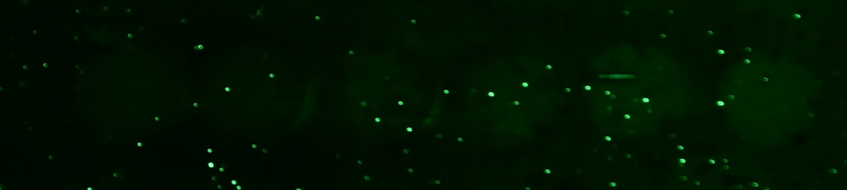
#> input picture 20261029/test image/Chi 20261014 B_8.png, 847 x 190 px
$ python b8_analysis.py
#> lines starting #> are read from the running program, lines starting #| are printed output that depends on the picture; after the words box and inside, x2 and y2 are one past the last pixel; in counts of white or black regions, pixels touching at a corner belong together
### 20261029/lod_analysis/lod_analysis.py
# -*- coding: utf-8 -*-
"""
灰塵雜訊對 LOD 的影響:比較多種影像處理方式(只處理樣本 ROI)

流程(與使用者 Excel「Chi 數據分析 20261029 Ozzy.xlsx」一致):
  灰階 = ImageJ 算法 (R+G+B)/3 → 每個樣本 3 個子 ROI 當 3 次量測 → 平均 / 標準差(ddof=1, 同 Excel STDEV)
  校正曲線:強度 = m·log10(C) + b(用 Excel 圖表的同一組濃度點)
  LOD = 10^((μ_blank + 3σ_blank − b) / m)

處理方式(全部只作用在樣本 ROI 內):
  Raw           原始平均(= ImageJ 直接量)
  Median3       3x3 中值濾波後平均
  Deglint       White Top-hat 偵測灰塵(K=4, kernel 9),灰塵像素不計入平均(= 程式現行分數)
  B             灰塵像素用鄰近顏色補(Telea inpaint)後平均
  B2            B 再處理一次(連灰塵光暈 2 px 一起補)後平均
  Deglint-k13   同 Deglint,kernel 13(抓得到較大的灰塵/氣泡)
  B2-k13        同 B2,kernel 13
  Deglint-k13-grow  kernel 13 偵測後,灰塵 + 外擴 2 px 光暈都不計入平均(排除版的 B2,不補任何數值)
  Median-ROI    子 ROI 的中位數(穩健統計,不需偵測)
  B2-k13-BG     B2-k13 再扣掉樣本外圈環形區的局部背景(中位數)→ 修正照明不均

用法:python lod_analysis.py      (light_intensity conda 環境)
輸出:results_*.csv、fig_*.png(本資料夾)
"""
import os, sys, csv
import numpy as np
import cv2

HERE = os.path.dirname(os.path.abspath(__file__))
IMG_DIR = os.path.join(HERE, "..", "test image")
K = 4.0
GROW = 2
# 重複量測的定義:sub = 樣本內 3 個不同位置的子 ROI;jitter = 整顆 ROI 重畫 3 次(位置偏移 ±3 px)
REP_MODE = sys.argv[1] if len(sys.argv) > 1 else "sub"

# 樣本由左到右的濃度標籤、初估中心、ROI 半徑;fit = Excel 圖表用的濃度點;blank = 算 LOD 的空白樣本
IMAGES = {
    "B-2(h)": dict(file="Chi 20261014 B_2 (h).png", r=30, y=(20, 145), half=45,
                   labels=["1e-13", "1e-11", "1e-9", "blank", "0", "1e-10", "control"],
                   guess=[75, 184, 295, 410, 509, 621, 727],
                   fit=["1e-13", "1e-11", "1e-10", "1e-9"], blank="blank",
                   excel={"1e-13": (28.641, 0.424), "1e-11": (33.572, 0.342), "1e-9": (45.617, 3.855),
                          "blank": (21.999, 1.432), "0": (23.064, 2.203), "1e-10": (36.593, 1.154),
                          "control": (48.782, 1.790)}),
    "B-2(l)": dict(file="Chi 20261014 B_2 (l).jpg", r=24, y=(15, 125), half=40,
                   labels=["1e-13", "1e-11", "1e-9", "blank", "0", "1e-10"],
                   guess=[62, 160, 255, 355, 462, 555],
                   fit=["1e-13", "1e-11", "1e-10", "1e-9"], blank="blank",
                   excel={"1e-13": (21.223, 0.602), "1e-11": (25.080, 0.216), "1e-9": (30.880, 3.029),
                          "blank": (15.437, 0.936), "0": (18.517, 2.060), "1e-10": (28.216, 0.959)}),
    "B-8": dict(file="Chi 20261014 B_8.png", r=30, y=(40, 150), half=50,
                labels=["blank", "1e-13", "1e-12", "1e-11", "1e-10", "1e-9"],
                guess=[134, 263, 386, 513, 638, 764],
                fit=["1e-13", "1e-12", "1e-11", "1e-10"], blank="blank",
                excel={"blank": (6.037, 0.100), "1e-13": (6.705, 0.153), "1e-12": (8.663, 0.247),
                       "1e-11": (11.180, 0.336), "1e-10": (13.694, 0.354), "1e-9": (12.016, 0.157)}),
}
METHODS = ["Raw", "Median3", "Deglint", "B", "B2", "Deglint-k13", "B2-k13", "Deglint-k13-grow", "Median-ROI", "B2-k13-BG"]


def load_gray(path):
    im = cv2.imdecode(np.fromfile(path, np.uint8), cv2.IMREAD_UNCHANGED)
    return im[..., :3].astype(np.float32).mean(-1)            # ImageJ RGB → 8-bit:(R+G+B)/3


def centers(gray, guess, yr, half):
    """去亮點 + 模糊後,在初估位置附近取亮度質心(扣視窗 40 百分位當背景)。"""
    m = cv2.GaussianBlur(cv2.medianBlur(np.clip(gray, 0, 255).astype(np.uint8), 9).astype(np.float32), (0, 0), 6)
    out = []
    for gx in guess:
        x0 = max(0, gx - half)
        win = m[yr[0]:yr[1], x0:gx + half]
        w = np.clip(win - np.percentile(win, 40), 0, None)
        ys, xs = np.mgrid[0:win.shape[0], 0:win.shape[1]]
        out.append((int(round((xs * w).sum() / w.sum() + x0)), int(round((ys * w).sum() / w.sum() + yr[0]))))
    return out


def disk(shape, cx, cy, r):
    m = np.zeros(shape, np.uint8)
    cv2.circle(m, (int(cx), int(cy)), int(r), 1, -1)
    return m.astype(bool)


def glint_mask(gray, cx, cy, r, kernel):
    """與程式 _roi_glint 相同:ROI 外擴 kernel 的區塊做 White Top-hat,門檻 = ROI 內 median + K·1.4826·MAD。"""
    H, W = gray.shape
    x1, x2, y1, y2 = max(0, cx - r - kernel), min(W, cx + r + kernel), max(0, cy - r - kernel), min(H, cy + r + kernel)
    k = cv2.getStructuringElement(cv2.MORPH_ELLIPSE, (kernel, kernel))
    th = np.zeros_like(gray)
    th[y1:y2, x1:x2] = cv2.morphologyEx(gray[y1:y2, x1:x2], cv2.MORPH_TOPHAT, k)
    inside = disk(gray.shape, cx, cy, r)
    v = th[inside]
    med = float(np.median(v)); mad = max(float(np.median(np.abs(v - med))), 1.0 / 3)   # 灰階為 (R+G+B)/3,最小單位 1/3
    return (th > med + K * 1.4826 * mad) & inside


# [25 lines left out: functions inpaint, inpaint_roi, b2, not called in this run]


def sub_rois(cx, cy, r):
    if REP_MODE == "jitter":
        return [(cx - 3, cy, r), (cx + 3, cy, r), (cx, cy + 3, r)]
    """每個樣本 3 個子 ROI(120° 間隔、距中心 0.5r、半徑 0.45r)= 3 次重複量測。"""
    return [(cx + 0.5 * r * np.cos(a), cy + 0.5 * r * np.sin(a), 0.45 * r) for a in np.deg2rad([-90, 30, 150])]


# [24 lines left out: function measure, not called in this run]


def fit_lod(stats, fit_labels, blank):
    x = np.log10([float(l) for l in fit_labels])
    y = np.array([stats[l][0] for l in fit_labels])
    m, b = np.polyfit(x, y, 1)
    r2 = 1 - np.sum((y - (m * x + b)) ** 2) / np.sum((y - y.mean()) ** 2)
    mu, sd = stats[blank]
    log_lod = (mu + 3 * sd - b) / m
    return m, b, r2, log_lod


# [45 lines that do not run on import are left out]

### 20261029/lod_analysis/b8_analysis.py
# -*- coding: utf-8 -*-
"""
B-8 專題:找比 Top-hat 去灰塵更適合 B-8 的處理方式

B-8 的兩個問題(見 灰塵雜訊影像處理與LOD分析報告.md):
  1. 灰塵:Top-hat 去灰塵後 CV 變好,但斜率 2.40 → 1.61、LOD 變差(1e-13 與 blank 分不開)
  2. 照明不均:背景左暗右亮,而 B-8 的濃度剛好由左到右增加 → 照明梯度可能被當成訊號

新的兩個想法:
  A. 用「顏色」抓灰塵:螢光樣本只有綠色(R、B ≈ 0),灰塵偏白(R、B 明顯升高)
     → (R+B)/2 > 門檻 的像素(外擴 2 px 含光暈)不計入,不會誤刪樣本本身較亮的紋理
  B. 用樣本外圈背景校正照明:
     - 扣背景(net = 樣本 − 背景)       :去掉加性的背景,但照明倍率仍在
     - 比值(ratio = 樣本 / 背景)        :照明是乘上去的 → 比值與照明無關
     - 全圖背景擬合(2 次曲面)後除以照明:同 20261026 的背景估計校正

量測流程、ROI、重複量測、LOD 公式與 lod_analysis.py 相同。
用法:python b8_analysis.py   輸出:b8_results.csv、b8_fig_*.png
"""
import os, csv
import numpy as np
import cv2
import matplotlib
matplotlib.use("Agg")
matplotlib.rcParams["font.sans-serif"] = ["Microsoft JhengHei", "Microsoft YaHei", "DejaVu Sans"]
matplotlib.rcParams["axes.unicode_minus"] = False
import matplotlib.pyplot as plt
from matplotlib.ticker import FuncFormatter
import lod_analysis as LA

HERE = os.path.dirname(os.path.abspath(__file__))
CFG = LA.IMAGES["B-8"]
DUST_RB = 4.0          # ponytail: (R+B)/2 > 4 視為灰塵(背景約 0.7);依相機雜訊調整
DUST_GROW = 2          # 灰塵遮罩外擴 px(含光暈)
SAMPLE_R = 50          # 樣本本體半徑(px,直徑約 100)
RING = (56, 66)        # 外圈背景環(px):樣本外、碰不到相鄰樣本(間距約 125)


def load_rgb(path):
    im = cv2.imdecode(np.fromfile(path, np.uint8), cv2.IMREAD_UNCHANGED)[..., :3].astype(np.float32)
    return im[..., 2], im[..., 1], im[..., 0]          # R, G, B


def dust_mask(R, B):
    m = ((R + B) / 2 > DUST_RB).astype(np.uint8)
    k = cv2.getStructuringElement(cv2.MORPH_ELLIPSE, (2 * DUST_GROW + 1,) * 2)
    return cv2.dilate(m, k) > 0


def illum_fit(img, valid, deg=2):
    """全圖背景 2 次曲面擬合(同 20261026 背景估計);valid = 可當背景的像素。"""
    H, W = img.shape
    ys, xs = np.mgrid[0:H:3, 0:W:3]
    keep = valid[ys, xs]
    xn, yn = xs[keep] / W * 2 - 1, ys[keep] / H * 2 - 1
    A = np.stack([xn ** i * yn ** j for i in range(deg + 1) for j in range(deg + 1 - i)], -1)
    b = img[ys, xs][keep]
    ok = np.ones(b.shape, bool)
    for _ in range(10):
        c = np.linalg.lstsq(A[ok], b[ok], rcond=None)[0]
        r = b - A @ c
        s = 1.4826 * np.median(np.abs(r[ok] - np.median(r[ok]))) + 1e-6
        new = (r < 2 * s) & (r > -3 * s)
        if (new == ok).all():
            break
        ok = new
    yy, xx = np.mgrid[0:H, 0:W]
    X, Y = xx / W * 2 - 1, yy / H * 2 - 1
    return sum(ci * X ** i * Y ** j for ci, (i, j) in zip(c, [(i, j) for i in range(deg + 1) for j in range(deg + 1 - i)]))


def main(rep_mode):
#> called with rep_mode = 'sub'
    LA.REP_MODE = rep_mode
    R, G, B = load_rgb(os.path.join(LA.IMG_DIR, CFG["file"]))
    gray = (R + G + B) / 3
    cs = LA.centers(gray, CFG["guess"], CFG["y"], CFG["half"])
#> after the loop in centers, `for gx in guess:`:
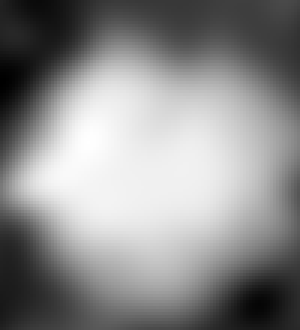
#> win: shape (110, 100) float32 (shown 3 times larger); min 5.51, max 12.38, mean 9.29; drawn with min black and max white
#> after the loop in centers, `for gx in guess:`: out = [(135, 89), (270, 95), (385, 90), (513, 101), (637, 91), (763, 96)]
#> cs has the same summary as out in centers
    shape = gray.shape
#> shape = (190, 847)
    dust = dust_mask(R, B)
#> in dust_mask, `m = ((R + B) / 2 > DUST_RB).astype(np.uint8)`: m: shape (190, 847); values 0 (black) and 1 (white), 1.2% white; 111 white regions (71 under 20 px), largest, box (x1, y1, x2, y2) and area: (599, 74, 634, 79) 131, (679, 158, 686, 167) 43, (194, 44, 204, 50) 41
#> in dust_mask, `return cv2.dilate(m, k) > 0`: returned value: shape (190, 847) bool; 3.9% white; 105 white regions (4 under 20 px), largest, box (x1, y1, x2, y2) and area: (597, 72, 636, 81) 291, (632, 95, 652, 105) 137, (229, 178, 244, 190) 123
    spots_all = np.zeros(shape, bool)
    for cx, cy in cs:
        spots_all |= LA.disk(shape, cx, cy, SAMPLE_R + 6)
#> this loop made 6 passes
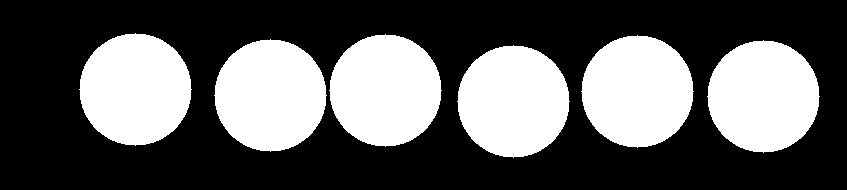
#> spots_all: shape (190, 847) bool; 36.7% white; 6 white regions, box (x1, y1, x2, y2) and area: (79, 33, 192, 146) 9845, (329, 34, 442, 147) 9845, (581, 35, 694, 148) 9845, (214, 39, 327, 152) 9845, (707, 40, 820, 153) 9845, (457, 45, 570, 158) 9845
    illum = illum_fit(G, ~spots_all & ~dust)
#> in illum_fit, `keep = valid[ys, xs]`:
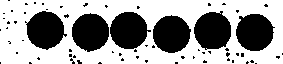
#> keep: shape (64, 283) bool; 61.3% white; 66 black regions (60 under 20 px), largest, box (x1, y1, x2, y2) and area: (25, 11, 67, 50) 1114, (194, 11, 231, 50) 1110, (236, 14, 275, 51) 1108, (110, 12, 151, 49) 1102, (72, 13, 109, 52) 1100, (153, 15, 191, 53) 1099
#> in illum_fit, `xn, yn = xs[keep] / W * 2 - 1, ys[keep] / H * 2 - 1`: xn = 11103 values, max 0.998 at index 280, min -1 at index 0, mean -0.039; yn = 11103 values from -1 to 0.989
#> in illum_fit, `b = img[ys, xs][keep]`: b = 11103 values, max 39 at index 6715, min 6 at index 7081, mean 15.46
#> the loop in illum_fit, `for _ in range(10):` made 10 passes
#> (c, s) on passes 1 to 10: ([15.59, -0.897, 0.0715, 6.35, 0.444, 0.212], 1.93), ([15.42, -0.899, -0.0659, 6.25, 0.36, 0.182], 1.79), ([15.36, -0.918, -0.103, 6.19, 0.328, 0.155], 1.74), ([15.32, -0.934, -0.0921, 6.16, 0.296, 0.168], 1.72), ([15.28, -0.944, -0.0854, 6.13, 0.26, 0.186], 1.7), ([15.25, -0.947, -0.0931, 6.12, 0.244, 0.2], 1.69), ([15.26, -0.953, -0.115, 6.1, 0.223, 0.196], 1.69), ([15.26, -0.957, -0.132, 6.1, 0.216, 0.193], 1.68), ([15.26, -0.958, -0.14, 6.1, 0.213, 0.196], 1.68), ([15.26, -0.956, -0.146, 6.1, 0.214, 0.2], 1.68)
#> in illum_fit, `return sum(ci * X ** i * Y ** j for ci, (i, j) in zip(c, [(i, j) for i..`:
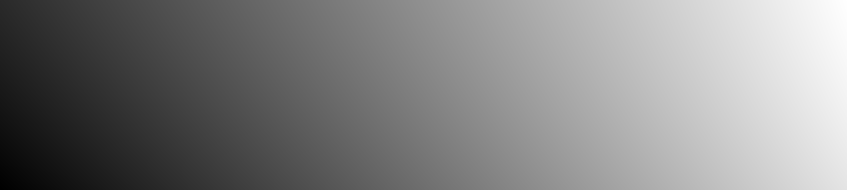
#> returned value: shape (190, 847) float64; min 8.06, max 22.13, mean 15.3; drawn with min black and max white
    G_flat = G / np.clip(illum, 1e-3, None) * float(np.mean(illum[~spots_all]))

    methods = ["Raw", "Deglint-k13-grow", "G", "Color-dust", "Color-dust + 扣背景", "Color-dust + 比值", "Color-dust + 照明擬合"]
    stats = {m: {} for m in methods}
    diag = []
    for lab, (cx, cy) in zip(CFG["labels"], cs):
        inside = LA.disk(shape, cx, cy, CFG["r"])
        m13 = LA.glint_mask(gray, cx, cy, CFG["r"], 13)
        kg = cv2.getStructuringElement(cv2.MORPH_ELLIPSE, (2 * LA.GROW + 1,) * 2)
        m13g = (cv2.dilate(m13.astype(np.uint8), kg) > 0) & inside
        ring = LA.disk(shape, cx, cy, RING[1]) & ~LA.disk(shape, cx, cy, RING[0]) & ~dust
        bg = float(np.median(G[ring]))
        vals = {m: [] for m in methods}
        for sx, sy, sr in LA.sub_rois(cx, cy, CFG["r"]):
            s = LA.disk(shape, sx, sy, sr)
            keep = s & ~dust
            vals["Raw"].append(gray[s].mean())
            vals["Deglint-k13-grow"].append(gray[s & ~m13g].mean())
            vals["G"].append(G[s].mean())
            vals["Color-dust"].append(G[keep].mean())
            vals["Color-dust + 扣背景"].append(G[keep].mean() - bg)
            vals["Color-dust + 比值"].append(G[keep].mean() / bg)
            vals["Color-dust + 照明擬合"].append(G_flat[keep].mean())
        for m in methods:
            stats[m][lab] = (float(np.mean(vals[m])), float(np.std(vals[m], ddof=1)))
        diag.append((lab, cx, bg, 100 * (inside & dust).sum() / inside.sum(), 100 * m13g.sum() / inside.sum(),
                     float(illum[cy, cx])))
#> this loop made 6 passes
#> (lab, cx, cy, x1 in glint_mask, x2 in glint_mask, y1 in glint_mask, y2 in glint_mask, med in glint_mask) on passes 1 to 6: ('blank', 135, 89, 92, 178, 46, 132, 0), ('1e-13', 270, 95, 227, 313, 52, 138, 0), ('1e-12', 385, 90, 342, 428, 47, 133, 0.333), ('1e-11', 513, 101, 470, 556, 58, 144, 0.333), ('1e-10', 637, 91, 594, 680, 48, 134, 0.667), ('1e-9', 763, 96, 720, 806, 53, 139, 0.333)
#> inside: shape (190, 847) bool; 1.8% white; 1 white region, box (x1, y1, x2, y2) and area: (733, 66, 794, 127) 2821
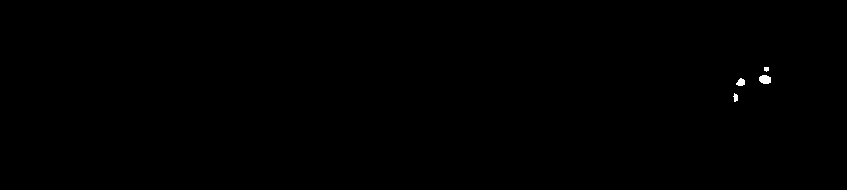
#> m13g: shape (190, 847) bool; 0.12% white; 4 white regions, box (x1, y1, x2, y2) and area: (759, 75, 771, 84) 89, (736, 78, 745, 86) 52, (733, 93, 738, 102) 31, (764, 67, 769, 72) 21
#> after the loop, diag = [('blank', 135, 12, 0, 0, 11.27), ('1e-13', 270, 13, 2.45, 6.2, 13.07), ('1e-12', 385, 15, 7.05, 12.41, 14.76), ('1e-11', 513, 18, 8.54, 15.92, 16.5), ('1e-10', 637, 19, 18.75, 21.62, 18.42), ('1e-9', 763, 21, 2.98, 6.84, 20.26)]; stats = 7 items
    return cs, stats, methods, diag, (R, G, B, gray, dust, illum, spots_all)


def evaluate(stats, methods):
    rows = []
    for m in methods:
        mm, b, r2, log_lod = LA.fit_lod(stats[m], CFG["fit"], "blank")
        mu, sd = stats[m]["blank"]
        lo = stats[m]["1e-13"][0]
        cv = np.mean([100 * stats[m][l][1] / abs(stats[m][l][0]) for l in CFG["fit"]])
        # 1e-13 比 blank 高出幾個 blank σ;1e-9 相對 1e-10 的變化(原始數據 1e-9 比 1e-10 低)
        z13 = (lo - mu) / sd if sd > 0 else float("inf")
        hook = stats[m]["1e-9"][0] - stats[m]["1e-10"][0]
        rows.append(dict(method=m, slope=mm, intercept=b, R2=r2, blank_mean=mu, blank_std=sd, CV=cv,
                         LOD=10 ** log_lod, z13=z13, hook=hook, rel_slope=mm / max(abs(mu), 1e-9)))
    return rows


if __name__ == "__main__":
    out_rows = []
    for mode in ("sub", "jitter"):
        cs, stats, methods, diag, imgs = main(mode)
#> cs has the same summary as out in centers; stats = 7 items; methods = ['Raw', 'Deglint-k13-grow', 'G', 'Color-dust', 'Color-dust + 扣背景', 'Color-dust + 比值', 'Color-dust + 照明擬合']; imgs = 7 items
        rows = evaluate(stats, methods)
#> the loop in evaluate, `for m in methods:` made 7 passes
#> (y in fit_lod, b, r2, mu, sd, log_lod, mm) on passes 1 to 7: ([7.14, 9.27, 11.6, 14.37], 38.24, 0.996, 6.19, 0.143, -13.16, 2.4), ([6.24, 7.8, 9.52, 11.03], 27.17, 0.999, 6.19, 0.143, -12.76, 1.61), ([19.99, 25.15, 31.39, 37.94], 97.71, 0.997, 18.49, 0.389, -12.99, 6.01), ([18.64, 22.74, 28.19, 32.51], 79.64, 0.997, 18.49, 0.389, -12.75, 4.71), ([5.64, 7.74, 10.19, 13.51], 39.24, 0.989, 6.49, 0.389, -12.12, 2.61), ([1.43, 1.52, 1.57, 1.71], 2.57, 0.956, 1.54, 0.0324, -10.58, 0.0882), ([21.45, 23.16, 25.7, 26.51], 44.6, 0.967, 24.66, 0.494, -10.41, 1.77)
#> rows = 7 items
        if mode == "sub":
            print("樣本 | 中心 x | 外圈背景 G | ROI 內顏色灰塵% | ROI 內 Top-hat 標記% | 照明擬合值")
            for lab, cx, bg, dpct, tpct, il in diag:
                print(f"  {lab:6s} {cx:4d}   {bg:6.2f}        {dpct:5.1f}%            {tpct:5.1f}%          {il:6.2f}")
#> this loop made 6 passes
#|   blank   135    12.00          0.0%              0.0%           11.27
#|   1e-13   270    13.00          2.4%              6.2%           13.07
#|   1e-12   385    15.00          7.1%             12.4%           14.76
#|   1e-11   513    18.00          8.5%             15.9%           16.50
#|   1e-10   637    19.00         18.8%             21.6%           18.42
#|   1e-9    763    21.00          3.0%              6.8%           20.26
        print(f"\n重複量測定義:{mode}")
        print(f"  {'方法':22s} 斜率   R²     blank μ±σ      CV%   1e-13 高出 blank   LOD (M)   1e-9 − 1e-10")
        for r in rows:
            flag = " *" if r["LOD"] < 1e-13 else "  "
            print(f"  {r['method']:22s} {r['slope']:6.3f} {r['R2']:.3f} {r['blank_mean']:7.3f}±{r['blank_std']:.3f} "
                  f"{r['CV']:5.1f}   {r['z13']:6.1f} σ        {r['LOD']:.1e}{flag} {r['hook']:+7.3f}")
            out_rows.append([mode] + [r[k] if isinstance(r[k], str) else f"{r[k]:.6g}" for k in
                                      ("method", "slope", "intercept", "R2", "blank_mean", "blank_std", "CV", "z13", "LOD", "hook")])
#> this loop made 7 passes
#> flag on passes 1 to 7: ' *', '  ', '  ', '  ', '  ', '  ', '  '
#|   Raw                     2.404 0.996   6.186±0.143  18.5      6.7 σ        7.0e-14 *  -1.922
#|   Deglint-k13-grow        1.611 0.999   6.186±0.143   3.5      0.4 σ        1.7e-13    +1.065
#|   G                       6.008 0.997  18.485±0.389   9.3      3.9 σ        1.0e-13    -1.682
#|   Color-dust              4.706 0.997  18.485±0.389   3.9      0.4 σ        1.8e-13    +3.213
#|   Color-dust + 扣背景        2.606 0.989   6.485±0.389  11.0     -2.2 σ        7.6e-13    +1.213
#|   Color-dust + 比值         0.088 0.956   1.540±0.032   3.9     -3.3 σ        2.6e-11    -0.010
#|   Color-dust + 照明擬合       1.773 0.967  24.662±0.494   5.2     -6.5 σ        3.9e-11    -0.010
#> after the loop, out_rows = 7 items
        if mode == "sub":
            sub_stats, sub_rows, sub_imgs, sub_cs = stats, rows, imgs, cs
#> sub_cs has the same summary as out in centers

    with open(os.path.join(HERE, "b8_results.csv"), "w", newline="", encoding="utf-8-sig") as fp:
        w = csv.writer(fp)
        w.writerow(["rep_mode", "method", "slope", "intercept", "R2", "blank_mean", "blank_std", "fit_CV%",
                    "1e-13_minus_blank_in_sigma", "LOD_M", "1e-9_minus_1e-10"])
        w.writerows(out_rows)

    # ── 圖:通道 / 灰塵遮罩 / 照明 ──────────────────────────────────────────────
    R, G, B, gray, dust, illum, spots_all = sub_imgs
    fig, ax = plt.subplots(4, 1, figsize=(12, 11))
    ax[0].imshow(np.clip(G * 4, 0, 255), cmap="gray", vmin=0, vmax=255); ax[0].set_title("G 通道(螢光)", fontsize=10)
    ax[1].imshow(np.clip((R + B) / 2 * 25, 0, 255), cmap="gray", vmin=0, vmax=255)
    ax[1].set_title("(R+B)/2 通道:只有灰塵發亮,樣本幾乎看不到", fontsize=10)
    ov = cv2.cvtColor(np.clip(G * 4, 0, 255).astype(np.uint8), cv2.COLOR_GRAY2RGB); ov[dust] = (255, 0, 0)
#> after `ov[dust] = (255, 0, 0)`: ov: shape (190, 847, 3); mean B, G, R 78.5, 68.5, 68.5
    for (cx, cy), lab in zip(sub_cs, CFG["labels"]):
        cv2.circle(ov, (cx, cy), CFG["r"], (255, 215, 0), 1)
        cv2.circle(ov, (cx, cy), RING[0], (0, 200, 255), 1); cv2.circle(ov, (cx, cy), RING[1], (0, 200, 255), 1)
        cv2.putText(ov, lab, (cx - 20, 14), cv2.FONT_HERSHEY_SIMPLEX, 0.45, (255, 255, 255), 1)
#> this loop made 6 passes
#> (cx, cy, lab) on passes 1 to 6: (135, 89, 'blank'), (270, 95, '1e-13'), (385, 90, '1e-12'), (513, 101, '1e-11'), (637, 91, '1e-10'), (763, 96, '1e-9')
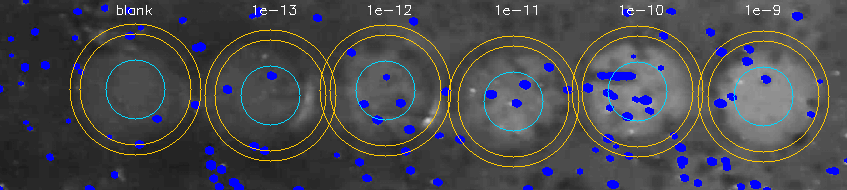
#> ov: shape (190, 847, 3); mean B, G, R 78.1, 73.3, 73.3
    ax[2].imshow(ov); ax[2].set_title(f"顏色灰塵遮罩(紅,(R+B)/2 > {DUST_RB:g} 外擴 {DUST_GROW} px)、ROI(黃)、外圈背景環(藍)", fontsize=10)
    im3 = ax[3].imshow(illum, cmap="viridis"); ax[3].set_title("全圖背景擬合的照明分佈(G 通道):左暗右亮", fontsize=10)
    fig.colorbar(im3, ax=ax[3], fraction=0.015)
    for a in ax:
        a.axis("off")
    fig.tight_layout(); fig.savefig(os.path.join(HERE, "b8_fig_channels.png"), dpi=120); plt.close(fig)

    # ── 圖:各方法校正曲線(含 blank 與 1e-9,正規化到 blank=0、1e-10=1 方便比較形狀)──
    show = ["Raw", "Deglint-k13-grow", "Color-dust", "Color-dust + 比值", "Color-dust + 照明擬合"]
    order = ["1e-13", "1e-12", "1e-11", "1e-10", "1e-9"]
    fig, (a1, a2) = plt.subplots(1, 2, figsize=(13, 4.6))
    for m in show:
        st = sub_stats[m]; b0 = st["blank"][0]; top = st["1e-10"][0] - b0
        x = [np.log10(float(l)) for l in order]
        y = [(st[l][0] - b0) / top for l in order]; e = [st[l][1] / abs(top) for l in order]
        a1.errorbar(x, y, yerr=e, marker="o", capsize=3, label=m)
#> this loop made 5 passes
#> (b0, top, y, e) on passes 1 to 5: (6.19, 8.19, [0.116, 0.376, 0.661, 1, 0.765], [0.168, 0.174, 0.189, 0.455, 0.0616]), (6.19, 4.85, [0.0104, 0.332, 0.687, 1, 1.22], [0.0406, 0.0586, 0.0692, 0.0815, 0.034]), (18.49, 14.02, [0.0107, 0.303, 0.692, 1, 1.23], [0.0439, 0.0712, 0.0876, 0.0795, 0.0342]), (1.54, 0.17, [-0.627, -0.143, 0.149, 1, 0.942], [0.278, 0.39, 0.4, 0.344, 0.134]), (24.66, 1.85, [-1.74, -0.812, 0.561, 1, 0.995], [0.581, 0.695, 0.763, 0.662, 0.31])
    a1.axhline(0, color="k", lw=0.8, ls=":"); a1.set_xlabel("log10(濃度 / M)"); a1.set_ylabel("(訊號 − blank) / (1e-10 − blank)")
    a1.set_title("校正曲線形狀(blank = 0,1e-10 = 1);誤差棒 = 3 個子 ROI 標準差", fontsize=10); a1.legend(fontsize=8); a1.grid(alpha=0.3)
    names = [r["method"] for r in sub_rows]
#> names has the same summary as methods
    a2.barh(names, [r["LOD"] for r in sub_rows], color=["#888" if r["LOD"] >= 1e-13 else "#d62728" for r in sub_rows])
    a2.set_xscale("log"); a2.axvline(1e-13, color="k", ls="--", lw=0.8)
    a2.xaxis.set_major_formatter(FuncFormatter(lambda v, _: f"1e{int(round(np.log10(v)))}"))
    a2.set_title("LOD(M,子 ROI 定義;虛線 = 最低校正濃度,紅 = 外插)", fontsize=10); a2.grid(axis="x", alpha=0.3)
    fig.tight_layout(); fig.savefig(os.path.join(HERE, "b8_fig_methods.png"), dpi=120); plt.close(fig)
#> after `fig.tight_layout()`:
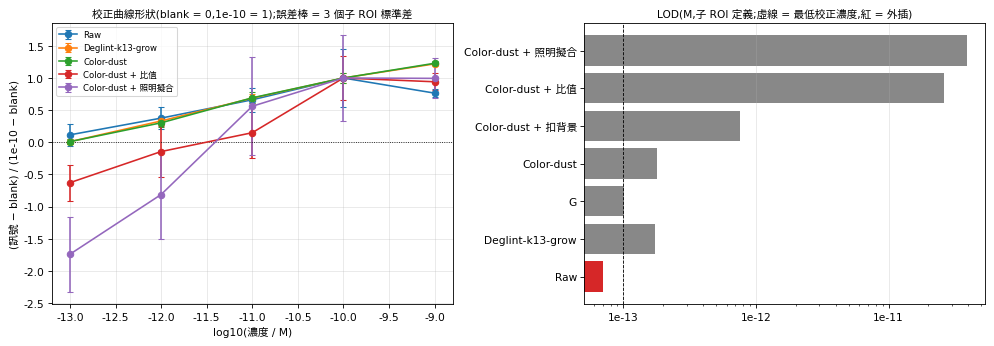
#> figure drawn by matplotlib, 2 panels
    print("\n已輸出 b8_results.csv、b8_fig_channels.png、b8_fig_methods.png")
